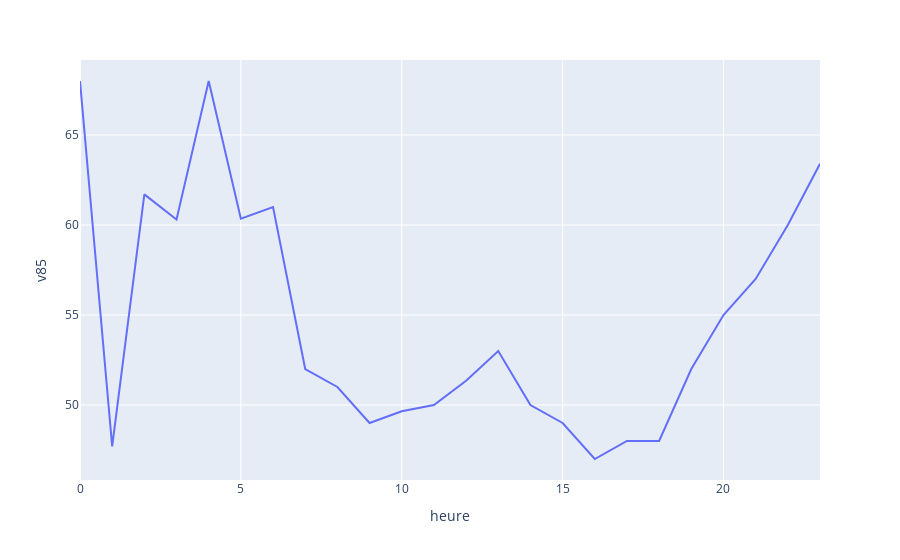

Notebook code for this chart:
### Code cell
fig1

### Figure 1 — Plotly figure (JSON) as saved in the notebook; plotly's stock layout.template omitted (floating-point values rounded to 4 significant figures)
{"data": [{"hovertemplate": "heure=%{x}<br>v85=%{y}<extra></extra>", "legendgroup": "", "line": {"color": "#636efa", "dash": "solid"}, "mode": "lines", "name": "", "orientation": "v", "showlegend": false, "type": "scatter", "x": [0, 1, 2, 3, 4, 5, 6, 7, 8, 9, 10, 11, 12, 13, 14, 15, 16, 17, 18, 19, 20, 21, 22, 23], "xaxis": "x", "y": [68, 47.7, 61.7, 60.3, 68, 60.35, 61, 52, 51, 49, 49.65, 50, 51.35, 53, 50, 49, 47, 48, 48, 52, 55, 57, 60, 63.4], "yaxis": "y"}], "layout": {"autosize": true, "legend": {"tracegroupgap": 0}, "margin": {"t": 60}, "xaxis": {"anchor": "y", "autorange": true, "domain": [0, 1], "range": [0, 23], "title": {"text": "heure"}, "type": "linear"}, "yaxis": {"anchor": "x", "autorange": true, "domain": [0, 1], "range": [45.83, 69.17], "title": {"text": "v85"}, "type": "linear"}}}
